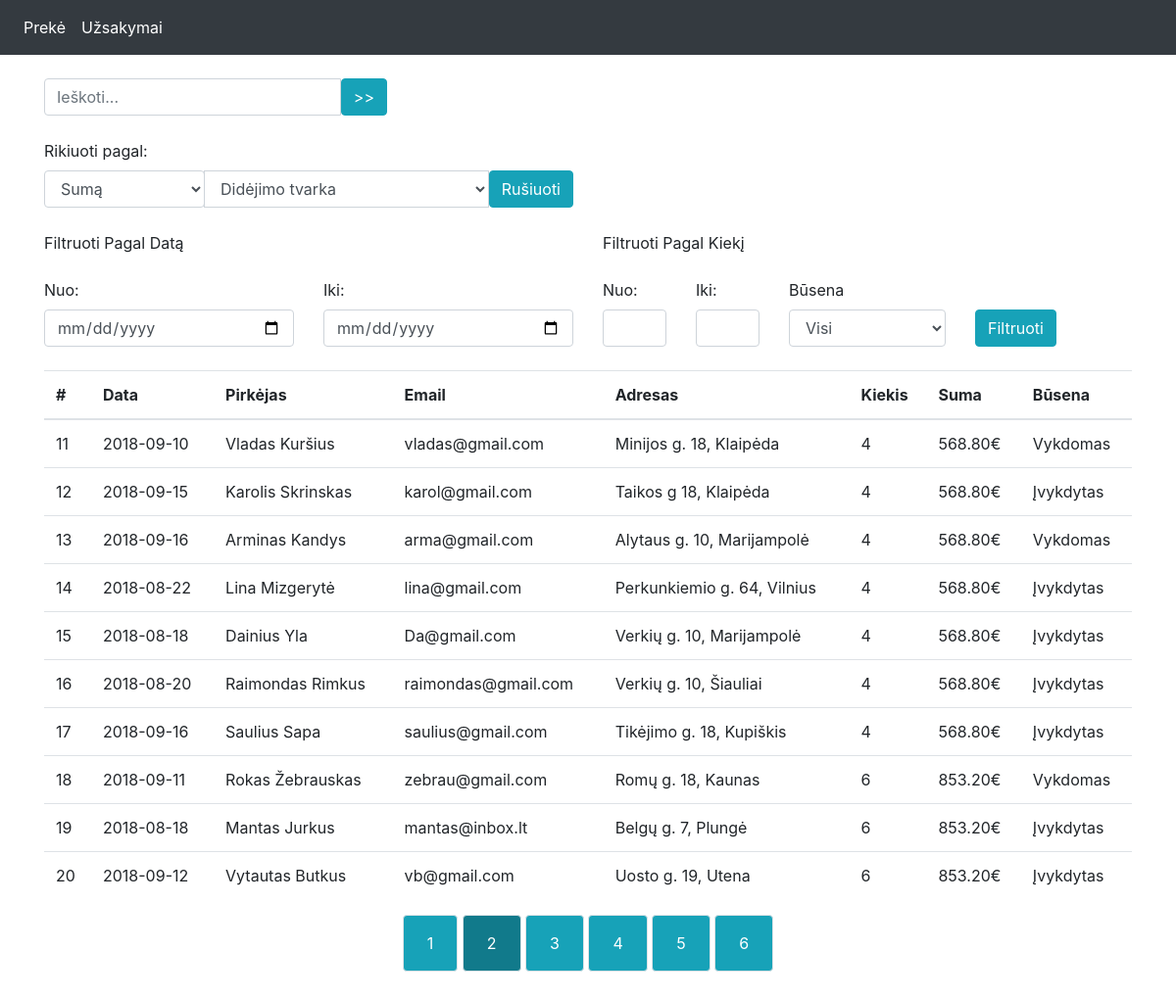
Screenshot of /order?page=2&orderby=total_price&direction=ASC&date1=2000-01-01&date2=2200-01-01 with the database file from the repository.
### tables this page shows
CREATE TABLE `orders` (
  `id` int(11) NOT NULL,
  `product_id` int(11) NOT NULL,
  `quantity` int(11) NOT NULL,
  `total_price` decimal(13,2) NOT NULL,
  `adress` varchar(50) NOT NULL,
  `city` varchar(50) NOT NULL,
  `customer_name` varchar(50) NOT NULL,
  `order_date` date NOT NULL,
  `status` varchar(50) NOT NULL DEFAULT 'Vykdomas',
  `customer_last_name` varchar(50) NOT NULL,
  `customer_email` varchar(50) NOT NULL
);

### libs/View.php (called while the page is built, shortened)
<?php
class View
{
	public function view($viewScript)
	{
		require("views/$viewScript.php");
	}
}

### Controllers/OrderController.php (called while the page is built, shortened)
<?php
require_once 'Models/Order.php';
class OrderController extends Controller
{
	public function index()
	{
		$this->view->perPage = 10;
		if (isset($_GET['page'])) {
			$this->view->page = $_GET['page'];
		} else {
			$this->view->page = 1;
		}
		$this->view->pageFirstRecord = ($this->view->page - 1) * $this->view->perPage;
		if (isset($_GET['orderby']) && isset($_GET['direction'])) {
			$this->view->orderby = $_GET['orderby'];
			$this->view->direction = $_GET['direction'];
		} else {
			$this->view->orderby = 'total_price';
			$this->view->direction = 'ASC';
		}
		if (!empty($_GET['date1']) && !empty($_GET['date2'])) {
			$this->view->date1 = $_GET['date1'];
			$this->view->date2 = $_GET['date2'];
		} else {
			$this->view->date1 = '2000-01-01';
			$this->view->date2 = '2200-01-01';
		}
		$order = new Order;
		$this->view->orders = $order->selectOrders($_GET);
        $this->view->view('orders/index');
	}
}

### index.php (called while the page is built, shortened)
<?php
new App();

### Models/Model.php (called while the page is built, shortened)
<?php
require_once 'libs/Dbh.php';
class Model
{
    public function select($sql)
    {
        $dbh = new Dbh;
        $this->pdo = $dbh->connect();
        $query = $this->pdo->prepare($sql);
        $query->execute();
        return $query->fetchAll(PDO::FETCH_ASSOC);
    }
}

### libs/Dbh.php (called while the page is built, shortened)
<?php
class Dbh
{
    public $pdo;
    public function connect()
    {
        $this->host = '127.0.0.1';
        $this->user = 'root';
        $this->password = '';
        $this->dbname = 'nfq';
        $this->charset = 'utf8mb4';
        $dsn = 'mysql:host='.$this->host.';dbname='.$this->dbname.';charset='.$this->charset;
        try {
            $this->pdo = new PDO($dsn,$this->user,$this->password);
        } catch (\Exception $e) {
            echo $e;
        }
        return $this->pdo;
    }
}

### Models/Order.php (called while the page is built, shortened)
<?php
require_once 'Models/Model.php';
class Order extends Model
{
    public function selectOrders($data)
    {
        if (isset($data['orderby']) && isset($data['direction'])) {
			$orderby = $data['orderby'].' '.$data['direction'];
		} else {
			$orderby = "total_price ASC";
		}
		if (!empty($data['date1']) && !empty($data['date2'])) {
			$date = "WHERE order_date BETWEEN '".$data['date1']."' AND '" .$data['date2']."'";
		} else {
			$date = "WHERE order_date > 2000-01-01";
		}
		if (!empty($data['quantity1']) && !empty($data['quantity2'])) {
			$quantity = "AND quantity BETWEEN ".$data['quantity1']." AND " .$data['quantity2'];
		} else {
			$quantity = '';
		}
		if (!empty($data['status'])) {
			$status = "AND status = '".$data['status']."'";
		} else {
			$status = '';
		}
		if (!empty($data['search'])) {
			$search = htmlspecialchars($data['search']);
			$search = "AND (customer_name LIKE '%$search%' OR customer_last_name LIKE '%$search%' OR adress LIKE '%$search%' OR city LIKE '%$search%' )";
		} else {
			$search = '';
		}
        $sql = "SELECT * FROM orders $date $quantity $status $search ORDER BY $orderby";
		return $this->select($sql);
    }
}

### views/orders/index.php (the view, shortened to what this page needs)
<?php include 'views/layouts/header.php';?>
<form action="/order" method="GET">
    <div class="row mt-4">
        <div class="input-group col-6 col-md-4">
            <input class="form-control" type="text" name="search" value="<?= !empty($this->search) ? $this->search : '' ?>" placeholder="Ieškoti...">
            <button class="btn btn-info" type="submit" name="button">>></button>
        </div>
    </div>
</form>
<form action="/order" method="GET">
    <div class="row mt-4">
        <div class="col-12">
            <label for="sort">Rikiuoti pagal:</label>
        </div>
        <div class="input-group col-12 col-md-6 mb-4">
            <div class="input-group-prepend">
                    <select id="sort" class="form-control" name="orderby">
                        <option <?= ($this->orderby == 'total_price') ? 'selected="selected"' : '' ?> value="total_price">Sumą</option>
                    </select>
            </div>
            <select class="form-control" name="direction">
                <option <?= ($this->direction == 'ASC') ? 'selected="selected"' : '' ?> value="ASC">Didėjimo tvarka</option>
            </select>
            <button class="btn btn-info" type="submit" name="button">Rušiuoti</button>
        </div>
    </div>
</form>
<form class="" action="/order" method="GET">
    <div class="row">
        <div class="col-12 col-lg-6">
            <div class="row">
                <div class="col-12 mb-4">
                    Filtruoti Pagal Datą
                </div>
                <div class="input-group col-6">
                    <label for="from">Nuo: </label>
                </div>
                <div class="input-group col-6">
                    <label for="to">Iki: </label>
                </div>
                <div class="input-group col-6 mb-4">
                    <input class="form-control" id="from" class="ml-1" type="date" name="date1">
                </div>
                <div class="input-group col-6 mb-4">
                    <input class="form-control" id="to" class="ml-1" type="date" name="date2">
                </div>
            </div>
        </div>
        <div class="col-12 col-lg-6">
            <div class="row">
                <div class="col-12 mb-4">
                    Filtruoti Pagal Kiekį
                </div>
                <div class="input-group col-2">
                    <label for="from">Nuo: </label>
                </div>
                <div class="input-group col-2">
                    <label for="to">Iki: </label>
                </div>
                <div class="input-group col-8">
                    <label for="to">Būsena </label>
                </div>
                <div class="input-group col-2 mb-4">
                    <input id="from" class="form-control" class="ml-1" type="number" min="0" name="quantity1" value="<?= !empty($this->quantity1) ? $this->quantity1 : '' ?>">
                </div>
                <div class="input-group col-2 mb-4">
                    <input id="to" class="form-control" class="ml-1" type="number" min="0" name="quantity2" value="<?= !empty($this->quantity2) ? $this->quantity2 : '' ?>">
                </div>
                <div class="input-group col-4 mb-4">
                    <select id="status" class="form-control" name="status">
                        <option <?= (!empty($this->status) && $this->status == '') ? 'selected="selected"' : '' ?> value="">Visi</option>
                    </select>
                </div>
                <div class="input-group col-3 mb-4">
                    <button class="btn btn-info" type="submit">Filtruoti</button>
                </div>
            </div>
        </div>
    </div>
</form>
<table class="table">
    <thead>
        <tr>
        <th>#</th>
        <th>Data</th>
        <th>Pirkėjas</th>
        <th>Email</th>
        <th>Adresas</th>
        <th>Kiekis</th>
        <th>Suma</th>
        <th>Būsena</th>
        </tr>
    </thead>
    <tbody>
        <?php for ($i = $this->pageFirstRecord; $i < count($this->orders) && $i < $this->pageFirstRecord + $this->perPage; $i++) :?>
            <tr>
              <td><?= $i+1 ?></td>
              <td><?= $this->orders[$i]['order_date'] ?></td>
              <td><?= $this->orders[$i]['customer_name'].' '.$this->orders[$i]['customer_last_name'] ?></td>
              <td><?= $this->orders[$i]['customer_email'] ?></td>
              <td><?= $this->orders[$i]['adress'].', '.$this->orders[$i]['city']?></td>
              <td><?= $this->orders[$i]['quantity']?></td>
              <td><?= number_format($this->orders[$i]['total_price'],2)?>€</td>
              <td><?= $this->orders[$i]['status']?></td>
            </tr>
        <?php endfor; ?>
    </tbody>
</table>
<div class="mb-5 text-center">
    <?php for ($i = 1, $a = 0; $a < count($this->orders) ; $a += $this->perPage, $i++) :?>
        <a class="border btn px-4 py-3 btn-info <?= ($this->page == $i) ? 'active' : '' ?>"
            href="/order?page=<?= $i ;?>&orderby=<?=$this->orderby ?>&direction=<?= $this->direction ?>&date1=<?=$this->date1 ?>&date2=<?=$this->date2 ?><?=!empty($this->quantity1) ? '&quantity1='.$this->quantity1 : ''?><?=!empty($this->quantity2) ? '&quantity2='.$this->quantity2 : '' ?><?=!empty($this->status) ? '&status='.$this->status : ''?><?= !empty($this->search) ? '&search='.$this->search : '' ?>">
            <?= $i ;?>
        </a>
    <?php endfor; ?>
</div>
<?php include 'views/layouts/footer.php' ?>

### rows the page displays
orders: order_date "2018-09-10", customer_name "Vladas", customer_last_name "Kuršius", customer_email "vladas@gmail.com", adress "Minijos g. 18", city "Klaipėda", quantity "4", total_price "568.80", status "Vykdomas"
orders: order_date "2018-09-15", customer_name "Karolis", customer_last_name "Skrinskas", customer_email "karol@gmail.com", adress "Taikos g 18", city "Klaipėda", quantity "4", total_price "568.80", status "Įvykdytas"
orders: order_date "2018-09-16", customer_name "Arminas", customer_last_name "Kandys", customer_email "arma@gmail.com", adress "Alytaus g. 10", city "Marijampolė", quantity "4", total_price "568.80", status "Vykdomas"
orders: order_date "2018-08-22", customer_name "Lina", customer_last_name "Mizgerytė", customer_email "lina@gmail.com", adress "Perkunkiemio g. 64", city "Vilnius", quantity "4", total_price "568.80", status "Įvykdytas"
orders: order_date "2018-08-18", customer_name "Dainius", customer_last_name "Yla", customer_email "Da@gmail.com", adress "Verkių g. 10", city "Marijampolė", quantity "4", total_price "568.80", status "Įvykdytas"
orders: order_date "2018-08-20", customer_name "Raimondas", customer_last_name "Rimkus", customer_email "raimondas@gmail.com", adress "Verkių g. 10", city "Šiauliai", quantity "4", total_price "568.80", status "Įvykdytas"
orders: order_date "2018-09-16", customer_name "Saulius", customer_last_name "Sapa", customer_email "saulius@gmail.com", adress "Tikėjimo g. 18", city "Kupiškis", quantity "4", total_price "568.80", status "Įvykdytas"
orders: order_date "2018-09-11", customer_name "Rokas", customer_last_name "Žebrauskas", customer_email "zebrau@gmail.com", adress "Romų g. 18", city "Kaunas", quantity "6", total_price "853.20", status "Vykdomas"
orders: order_date "2018-08-18", customer_name "Mantas", customer_last_name "Jurkus", customer_email "mantas@inbox.lt", adress "Belgų g. 7", city "Plungė", quantity "6", total_price "853.20", status "Įvykdytas"
orders: order_date "2018-09-12", customer_name "Vytautas", customer_last_name "Butkus", customer_email "vb@gmail.com", adress "Uosto g. 19", city "Utena", quantity "6", total_price "853.20", status "Įvykdytas"
